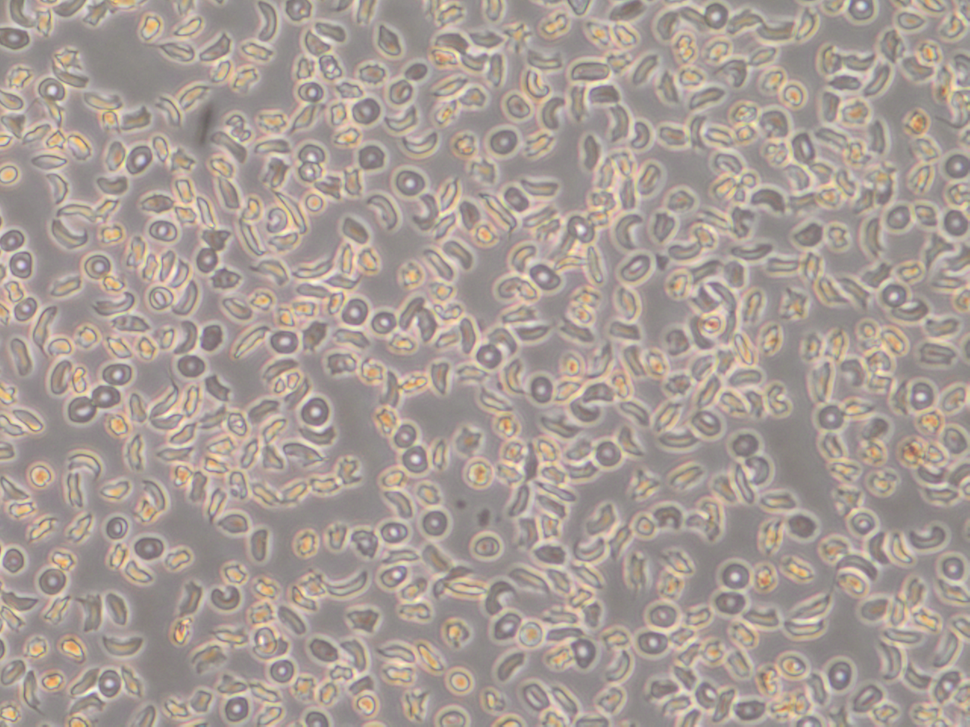
#> input picture 1.tif, 970 x 727 px, shrunk from 1280 x 960 before the run, found by its file name
$ python filters.py
#> lines starting #> are read from the running program, lines starting #| are printed output that depends on the picture; after the words box and inside, x2 and y2 are one past the last pixel; in counts of white or black regions, pixels touching at a corner belong together
import numpy as np
from skimage import io
from skimage.color import rgb2gray
from skimage.filters import difference_of_gaussians, sobel, \
                            threshold_local, threshold_li
from matplotlib import pyplot as plt
from scipy import ndimage
from skimage.filters.thresholding import try_all_threshold


class Filters():

    def __init__(self):
        pass

    @staticmethod
    def show_image(image):
        plt.imshow(image, interpolation='nearest', cmap="gray")
        plt.show()

    def open_image(self, path):
#> called with path = './1.tif'
        return io.imread(path)
#> returned value is the input picture: shape (727, 970, 3); mean R, G, B 167.7, 156.5, 150.1

    # high pass filter by subtracting a low pass filter
    def high_pass(self, image):
        low_pass = ndimage.gaussian_filter(image, 4.0)
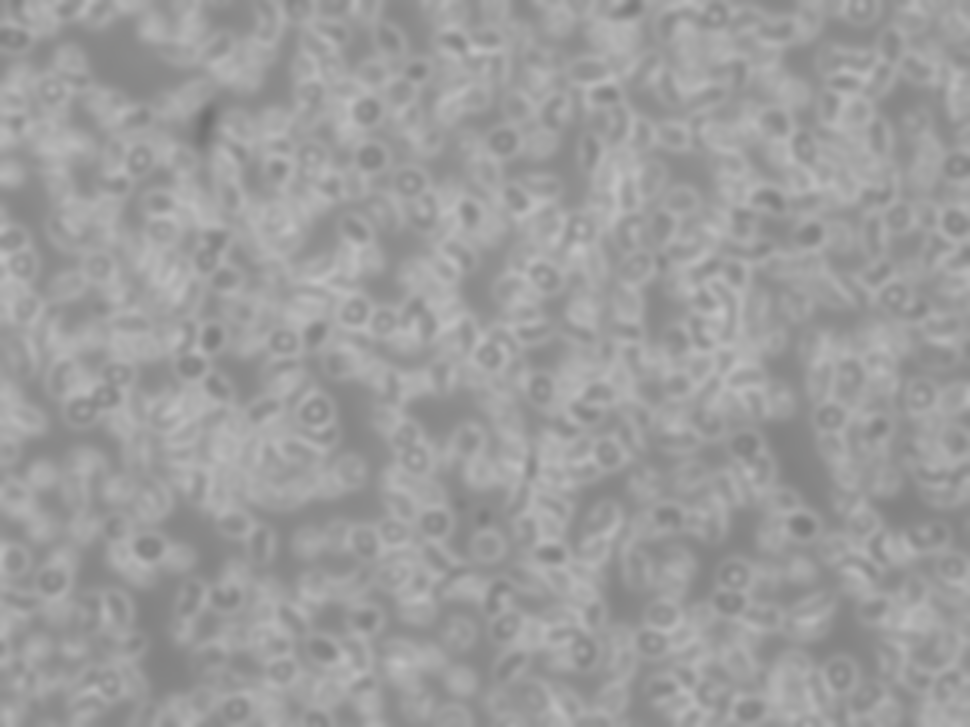
#> low_pass: shape (727, 970, 3); mean R, G, B 156.8, 156.5, 156.4
        return image - low_pass
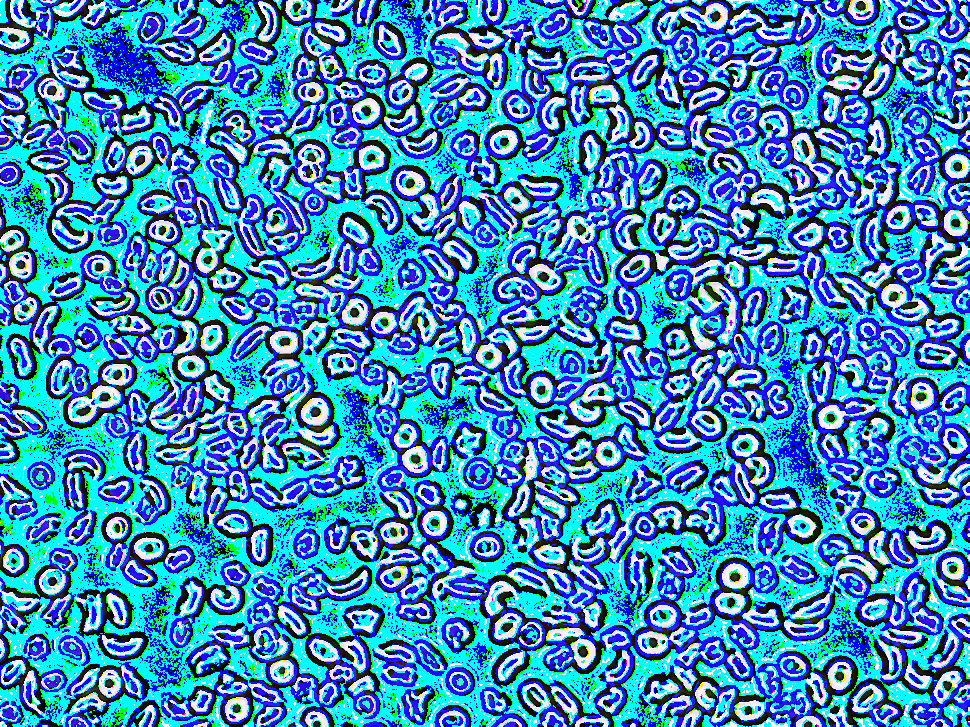
#> returned value: shape (727, 970, 3); mean of channels 0, 1, 2 59.1, 139, 189.2; drawn as R, G, B

    def invert_grayscale(self, image):
        invert_func = lambda x: 255 - x
        vect_inverse = np.vectorize(invert_func)

        return vect_inverse(image)

    def run_initial_pipeline(self, im_path):
        # open image
        im = self.open_image(im_path)

        # TODO: Investigate upsampling the image

        # Step 1: Edge enhancement
        high_pass_im = self.high_pass(im)
        enhanced_im = difference_of_gaussians(high_pass_im, 0.5)
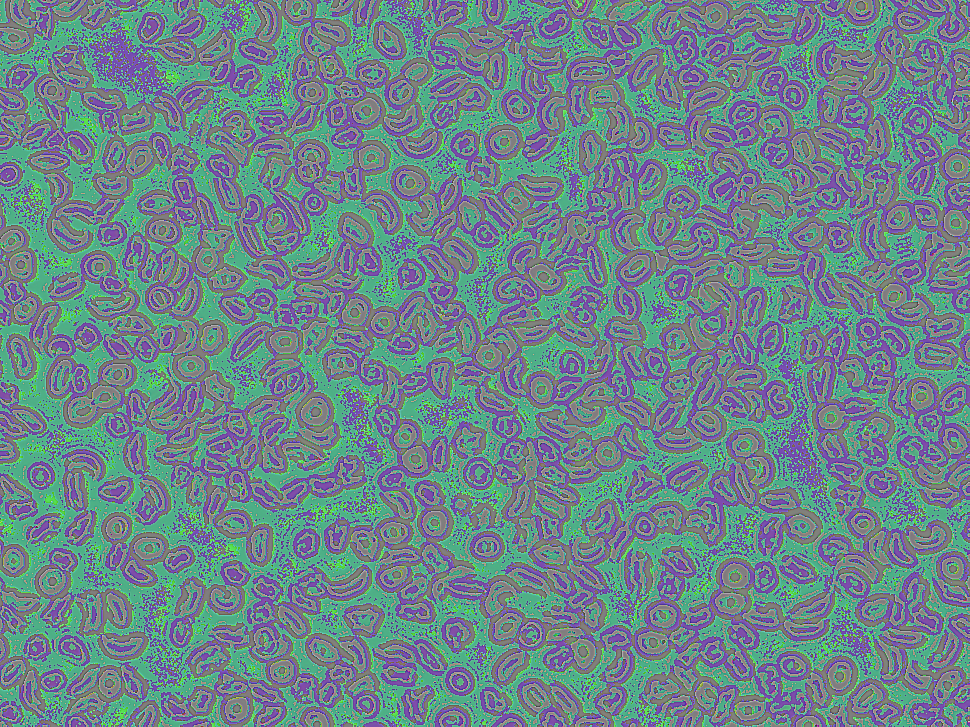
#> enhanced_im: shape (727, 970, 3) float64; mean R, G, B -0.0494, 0.0167, 0.0353; drawn with min black and max white

        # Step 2: Sobel Edge Detection
        edges = sobel(enhanced_im)
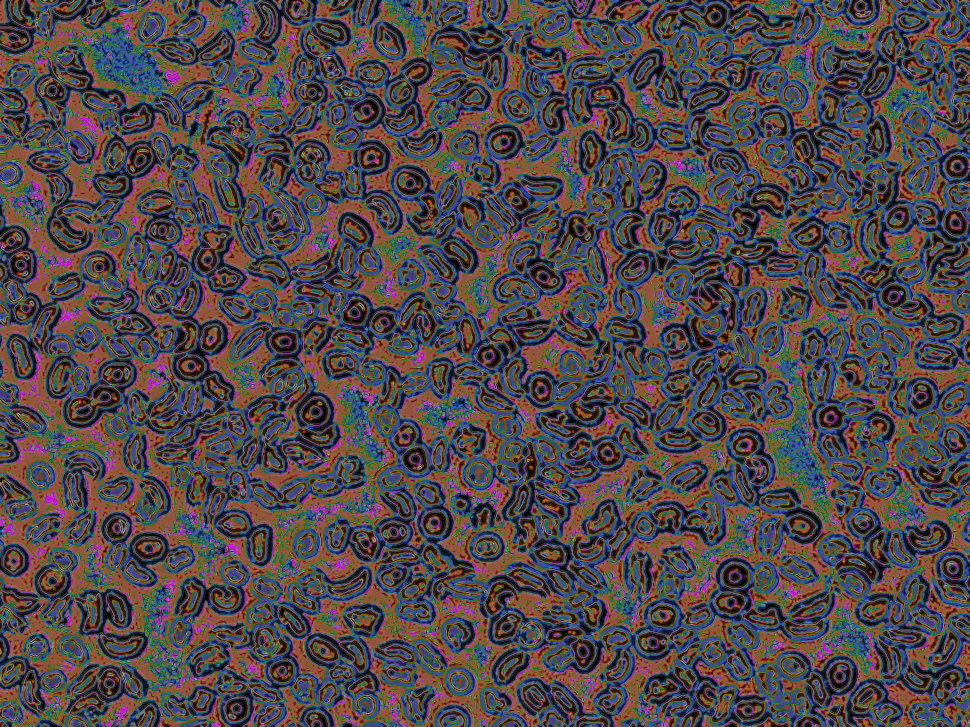
#> edges: shape (727, 970, 3) float64; mean R, G, B 0.0895, 0.0798, 0.0833; drawn with min black and max white

        # Step 3: Grayscale
        grayscaled = rgb2gray(edges)
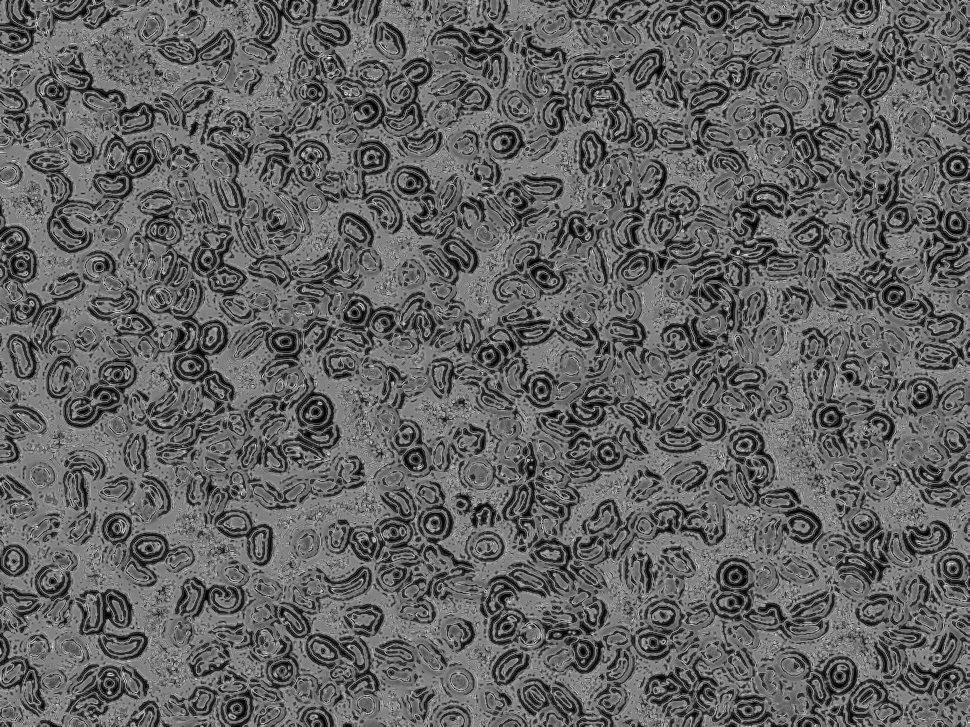
#> grayscaled: shape (727, 970) float64; min 0.000998, max 0.208, mean 0.0821; drawn with min black and max white

        # Step 3: Threshholding

        # Adaptive Thresholding Method:
        block_size = 35

        thresh_array = threshold_local(image=rgb2gray(im), block_size=block_size)

        # # Note: try_all_threshold in skimage.filters will show outputs from various thresholding methodologies
        thresh = threshold_li(grayscaled)
#> thresh = 0.0636
        binary = grayscaled > thresh
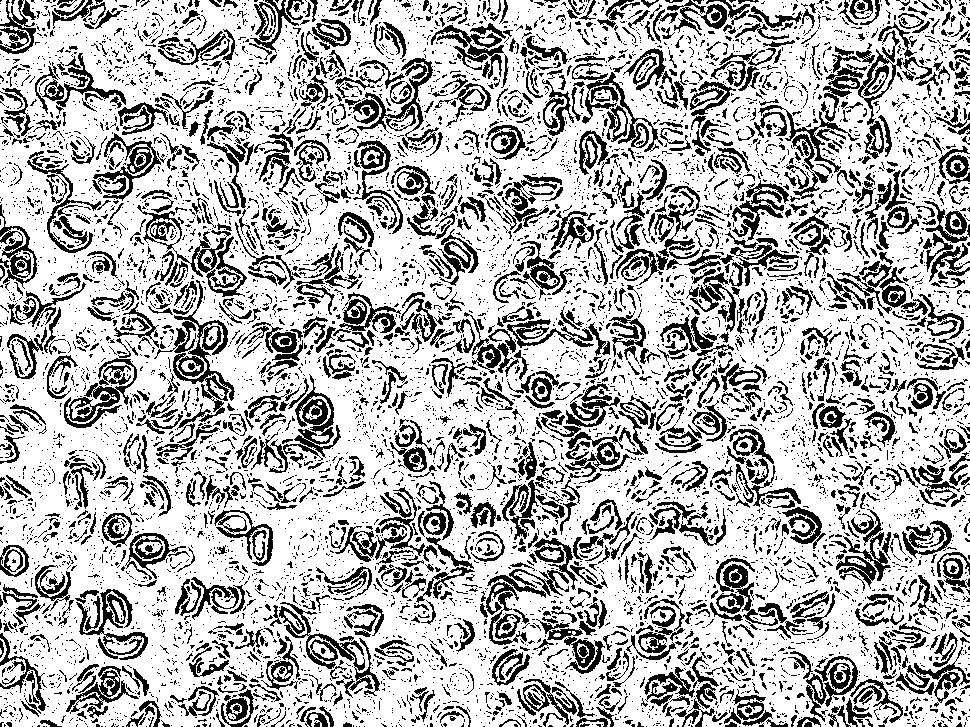
#> binary: shape (727, 970) bool; 71% white; 9033 black regions (7257 under 20 px), largest, box (x1, y1, x2, y2) and area: (154, 280, 235, 422) 2135, (283, 374, 341, 461) 1521, (280, 602, 380, 696) 1275
        global_thresh_array = np.zeros(shape=binary.shape)
        global_thresh_array[binary] += 255


        # TODO: Investigate fancier thresholding techniques and sweeping over the image

        return self.invert_grayscale(global_thresh_array)


if __name__ == "__main__":
    im_path = "./1.tif"
    filters = Filters()

    image = filters.run_initial_pipeline(im_path)
    print(image.shape)
#| (727, 970)
    filters.show_image(image)

# TODO: Investigate image scaling for ETL purposes when extracting cells
